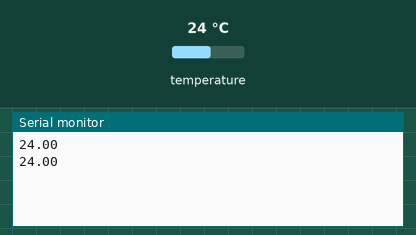
Simulated run of this sketch. Board: Arduino Uno, built with avr-gcc and run on an emulated ATmega328P. Parts: the last lines printed to the serial monitor. The inputs (shaded band) are chosen by the test bench; at power-on: temperature 24 °C.

Above: at 4.3 s.
4.4 s: temperature set to 12 °C
At 7.6 s:
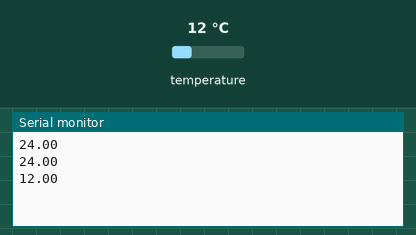
8.1 s: temperature set to 19 °C
At 9.6 s:
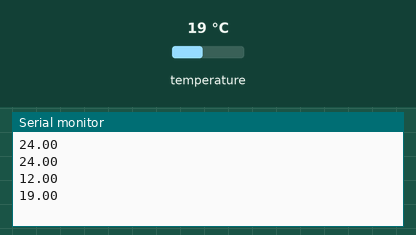
Timing chart, 0 to 11.1 s (numbered marks = the images above; inputs shaded):
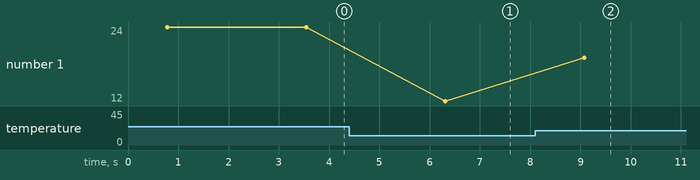

Measured:
- after the input at 4.4 s, the serial monitor: prints a new line after 1.9 s (image 1)
- after the input at 8.1 s, the serial monitor: prints a new line after 0.97 s (image 2)
- plotted number 1: 24 → 12 after the input at 4.4 s, 12 → 19 after the input at 8.1 s

The sketch:

Suhu.ino
```cpp
#include <OneWire.h>
#include <DallasTemperature.h>

// sensor diletakkan di pin 2
#define ONE_WIRE_BUS 2

// setup sensor
OneWire oneWire(ONE_WIRE_BUS);

// berikan nama variabel,masukkan ke pustaka Dallas
DallasTemperature sensorSuhu(&oneWire);

float suhuSekarang;

void setup(void)
{
  Serial.begin(9600);
  sensorSuhu.begin();
}

void loop(void)
{

  suhuSekarang = ambilSuhu();
  Serial.println(suhuSekarang);
  delay(2000);
}

float ambilSuhu()
{
   sensorSuhu.requestTemperatures();
   float suhu = sensorSuhu.getTempCByIndex(0);
   return suhu;
}
```
